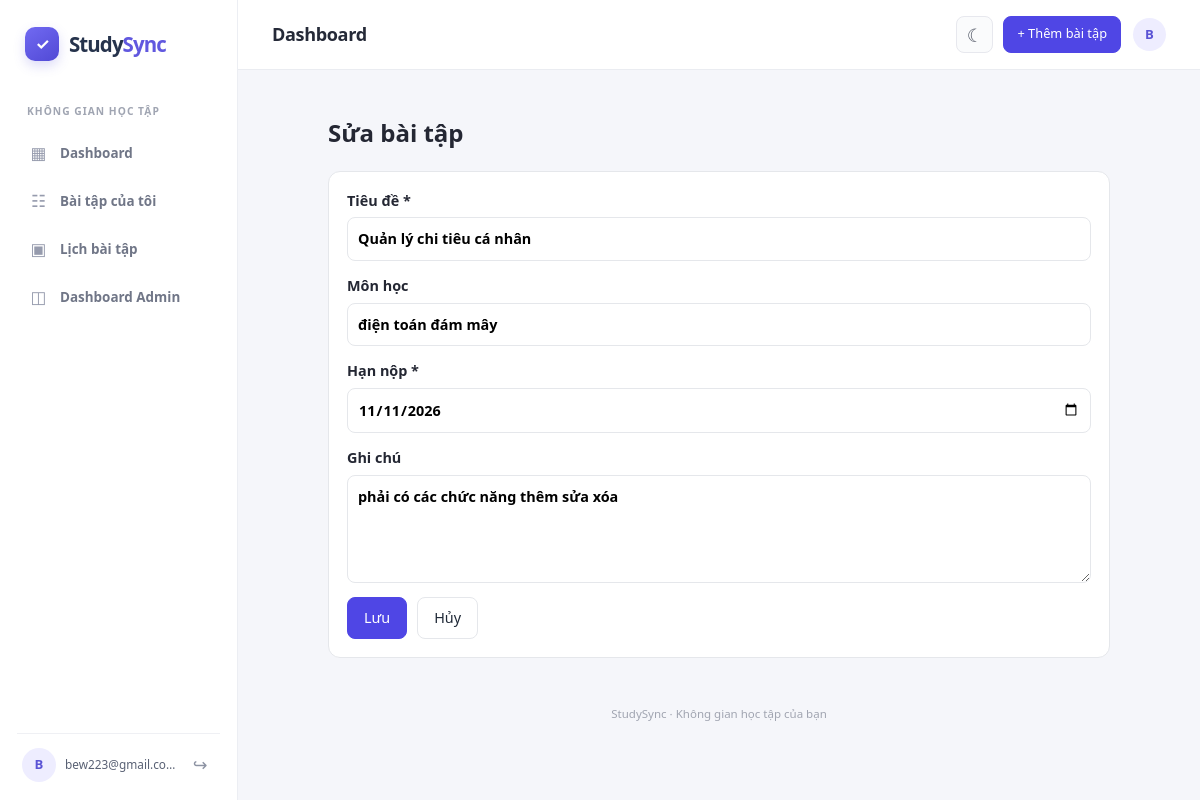
Page /edit/1 (signed in) on the committed database.
### app.py (models this page shows, shortened)
class User(UserMixin, db.Model):
    id = db.Column(db.Integer, primary_key=True)
    email = db.Column(db.String(254), unique=True, nullable=False, index=True)
    password_hash = db.Column(db.String(255), nullable=False)
    is_admin = db.Column(db.Boolean, nullable=False, default=False)

class Task(db.Model):
    id = db.Column(db.Integer, primary_key=True)
    title = db.Column(db.String(200), nullable=False)
    subject = db.Column(db.String(100), default="")
    description = db.Column(db.Text, default="")
    due_date = db.Column(db.Date, nullable=False)
    done = db.Column(db.Boolean, default=False, nullable=False)
    completed_at = db.Column(db.DateTime, nullable=True)
    created_at = db.Column(db.DateTime, default=datetime.utcnow)
    user_id = db.Column(db.Integer, db.ForeignKey("user.id"), nullable=True)
    user = db.relationship(User, backref="tasks")

### app.py (the view, shortened to what this page needs)
@app.route("/edit/<int:task_id>", methods=["GET", "POST"])
@login_required
def edit(task_id):
    task = Task.query.filter_by(id=task_id, user_id=current_user.id).first_or_404()
    return render_template("form.html", task=task)

### app.py (called while the page is built)
@login_manager.user_loader
def load_user(user_id):
    try:
        return db.session.get(User, int(user_id))
    except (TypeError, ValueError):
        return None

### templates/form.html (shortened to what this page needs)
{% extends "base.html" %}
{% block content %}
<h2>{{ 'Sửa bài tập' if task else 'Thêm bài tập mới' }}</h2>
<form method="post" class="form">
  <label>Tiêu đề *
    <input type="text" name="title" required maxlength="200"
           value="{{ task.title if task else request.form.get('title', '') }}">
  </label>
  <label>Môn học
    <input type="text" name="subject" maxlength="100"
           value="{{ task.subject if task else request.form.get('subject', '') }}">
  </label>
  <label>Hạn nộp *
    <input type="date" name="due_date" required
           value="{{ task.due_date.isoformat() if task else request.form.get('due_date', '') }}">
  </label>
  <label>Ghi chú
    <textarea name="description" rows="4">{{ task.description if task else request.form.get('description', '') }}</textarea>
  </label>
  <div class="form-actions">
    <button class="btn btn-primary" type="submit">Lưu</button>
    <a class="btn" href="{{ url_for('index') }}">Hủy</a>
  </div>
</form>
{% endblock %}

### templates/base.html (shortened to what this page needs)
<!doctype html>
<html lang="vi">
<head>
  <link rel="stylesheet" href="{{ url_for('static', filename='style.css') }}">
</head>
<body>
  <div class="app-shell">
    <aside class="sidebar">
      <a class="brand" href="{{ url_for('index') }}">
        <span class="brand-icon" aria-hidden="true">✓</span>
        <span>Study<span class="brand-accent">Sync</span></span>
      </a>
      <span class="sidebar-label">KHÔNG GIAN HỌC TẬP</span>
      <nav class="sidebar-nav" aria-label="Điều hướng chính">
        <a class="sidebar-link {{ 'active' if request.endpoint == 'index' and request.args.get('filter', 'all') == 'all' }}" href="{{ url_for('index') }}">
          <span aria-hidden="true">▦</span> Dashboard
        </a>
        <a class="sidebar-link" href="{{ url_for('index') }}#task-list">
          <span aria-hidden="true">☷</span> Bài tập của tôi
        </a>
        <a class="sidebar-link" href="{{ url_for('index') }}#calendar">
          <span aria-hidden="true">▣</span> Lịch bài tập
        </a>
        {% if current_user.is_admin %}
        <a class="sidebar-link {{ 'active' if request.endpoint == 'admin_dashboard' }}" href="{{ url_for('admin_dashboard') }}">
          <span aria-hidden="true">◫</span> Dashboard Admin
        </a>
        {% endif %}
      </nav>
      <div class="sidebar-account">
        <span class="account-avatar" aria-hidden="true">{{ current_user.email[0]|upper }}</span>
        <span class="account-name" title="{{ current_user.email }}">{{ current_user.email }}</span>
        <form method="post" action="{{ url_for('logout') }}">
          <button class="logout-button" type="submit" aria-label="Đăng xuất" title="Đăng xuất">↪</button>
        </form>
      </div>
    </aside>
    <div class="app-main">
      <header class="topbar">
        <span class="topbar-title">{% block page_heading %}{{ 'Dashboard Admin' if request.endpoint == 'admin_dashboard' else 'Dashboard' }}{% endblock %}</span>
        <div class="topbar-actions">
          <button class="theme-toggle" type="button" aria-label="Bật giao diện tối" aria-pressed="false" title="Bật giao diện tối">
            <span class="theme-toggle-icon" aria-hidden="true">☾</span>
          </button>
          <a class="btn btn-primary header-add" href="{{ url_for('add') }}">+ Thêm bài tập</a>
          <span class="topbar-avatar" title="{{ current_user.email }}">{{ current_user.email[0]|upper }}</span>
        </div>
      </header>
      <main class="container {% block container_class %}{% endblock %}">
        {% block content %}{% endblock %}
      </main>
      <footer class="footer">StudySync · Không gian học tập của bạn</footer>
    </div>
  </div>
</body>
</html>

### static/style.css (style rules this page uses)
:root { --bg: #f4f6fb; --card: #fff; --text: #1f2937; --muted: #6b7280; --primary: #4f46e5; --ok: #16a34a; --warn: #d97706; --late: #dc2626; --border: #e5e7eb; --radius: 12px; }
* { box-sizing: border-box; }
body { margin: 0; font-family: system-ui, -apple-system, "Segoe UI", Roboto, sans-serif; background: var(--bg); color: var(--text); line-height: 1.5; }
.topbar { display: flex; justify-content: space-between; align-items: center; gap: 12px; padding: 14px 20px; background: var(--card); border-bottom: 1px solid var(--border); position: sticky; top: 0; z-index: 10; }
.topbar-actions { display: flex; align-items: center; gap: 10px; }
.brand { font-weight: 700; font-size: 1.1rem; color: var(--text); text-decoration: none; }
.container { max-width: 760px; margin: 0 auto; padding: 20px 16px 60px; }
.footer { text-align: center; color: var(--muted); font-size: .8rem; padding: 20px; }
.btn { display: inline-block; padding: 9px 16px; border-radius: 8px; border: 1px solid var(--border); background: var(--card); color: var(--text); text-decoration: none; cursor: pointer; font: inherit; font-size: .9rem; }
.btn-primary { background: var(--primary); color: #fff; border-color: var(--primary); }
.form { background: var(--card); border: 1px solid var(--border); border-radius: var(--radius); padding: 18px; display: grid; gap: 14px; }
.form label { display: grid; gap: 6px; font-size: .9rem; font-weight: 600; }
.form input, .form textarea { font: inherit; padding: 10px; border: 1px solid var(--border); border-radius: 8px; width: 100%; }
.form-actions { display: flex; gap: 10px; }
body { background: #f5f6fa; color: #242733; }
.app-shell { min-height: 100vh; }
.sidebar { position: fixed; inset: 0 auto 0 0; z-index: 20; width: 238px; display: flex; flex-direction: column; padding: 27px 17px 18px; border-right: 1px solid #eceef3; background: #fff; }
.brand { display: flex; align-items: center; gap: 10px; padding: 0 8px; color: #26334c; font-size: 1.28rem; font-weight: 750; letter-spacing: -.045em; }
.brand-icon { width: 34px; height: 34px; display: grid; flex: none; place-items: center; border-radius: 10px; background: linear-gradient(145deg, #716af2, #5149d5); color: #fff; box-shadow: 0 5px 12px #5c55df35; font-size: 1rem; }
.brand-accent { color: #6158df; }
.sidebar-label { margin: 43px 10px 12px; color: #a0a5b2; font-size: .64rem; font-weight: 750; letter-spacing: .1em; }
.sidebar-nav { display: grid; gap: 5px; }
.sidebar-link { min-height: 43px; display: flex; align-items: center; gap: 12px; padding: 0 12px; border-radius: 9px; color: #707687; font-size: .84rem; font-weight: 550; text-decoration: none; transition: background .15s, color .15s; }
.sidebar-link > span { width: 19px; color: #969bad; font-size: 1.05rem; text-align: center; }
.sidebar-account { display: flex; align-items: center; gap: 9px; margin-top: auto; padding: 14px 5px 0; border-top: 1px solid #eff0f4; }
.account-avatar, .topbar-avatar { width: 34px; height: 34px; display: grid; flex: none; place-items: center; border-radius: 50%; background: #eeedff; color: #5a53d5; font-size: .82rem; font-weight: 700; }
.account-name { flex: 1; overflow: hidden; color: #596174; font-size: .74rem; text-overflow: ellipsis; white-space: nowrap; }
.sidebar-account form { margin: 0; }
.logout-button { width: 30px; height: 30px; border: 0; border-radius: 7px; background: transparent; color: #8d93a3; cursor: pointer; font-size: 1.1rem; }
.app-main { min-width: 0; min-height: 100vh; margin-left: 238px; }
.topbar { min-height: 70px; padding: 0 34px; border-bottom: 1px solid #eaecf1; background: #fff; }
.topbar-title { color: #252a38; font-size: 1.13rem; font-weight: 700; letter-spacing: -.02em; }
.topbar-actions { margin-left: auto; }
.header-add { min-height: 37px; padding: 7px 13px; border-radius: 8px; font-size: .8rem; }
.topbar-avatar { width: 33px; height: 33px; margin-left: 2px; }
.container { width: min(100%, 1450px); max-width: 1450px; margin: 0 auto; padding: 25px 34px 42px; }
.container:not(.personal-container):not(.admin-container) { max-width: 850px; }
.footer { padding: 5px 20px 20px; color: #a1a5b1; font-size: .72rem; }
.theme-toggle { width: 37px; height: 37px; display: grid; flex: none; place-items: center; padding: 0; border: 1px solid #e7e8ee; border-radius: 8px; background: #fafbfc; color: #555b69; cursor: pointer; font: inherit; font-size: 1.15rem; }

### rows in the picture
User: email "B", email "bew223@gmail.com"
Task: title "Quản lý chi tiêu cá nhân", subject "điện toán đám mây", due_date "11/11/2026", description "phải có các chức năng thêm sửa xóa"

### other values in the picture
{{ 'Sửa bài tập' if task else 'Thêm bài tập mới' }} "Sửa bài tập"
